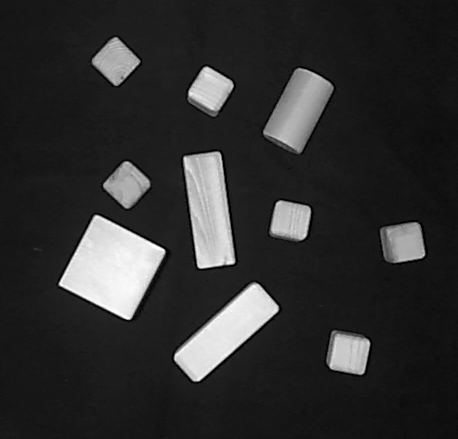
%> input picture blocks.tif, 458 x 439 px
$ octave --eval "CannyEdgeDetector;"   (GNU Octave 9; MATLAB toolbox functions it lacks are replaced by stand-ins)
%> lines starting %> are read from the running program, lines starting %| are printed output that depends on the picture; in (x1, y1, x2, y2) boxes, pixels count from 0 and x2, y2 are one past the last pixel; in counts of white or black regions, pixels touching at a corner belong together; the program's own positions count from 1
function CannyEdgeDetector()
    close all;  % Close figures
    sigma = 1.4; % Gaussian filter sigma
    highThresholdRatio = 0.275; % High threshold ratio
    lowThresholdRatio = 0.25; % Low threshold ratio OF THE high threshold

    if(~isdeployed)
      cd(fileparts(which(mfilename)));
    end

    im = imread('blocks.tif');  %Buraya resimin adres yolunu yaz
%> im is the input picture: size 439x458 uint8; min 0, max 255, mean 47
    figure;
    imshow(im);
    title('Original Image');
    %% 1. Step - Smooth with Gaussian 5x5 filter to reduce noise%%

    %Ýlk olarak Low pass Filter uyguluyoruz.
    %Resimlerdeki gürütüleri azaltýp cisim kenalarýný daha temiz bir
    %þekilde bulmamýza yarayacak.

    imG = im;
    im = double(imgaussfilt(im,sigma));
%> im: size 439x458 double
    imGaus = imgaussfilt(imG,sigma);
    figure;
    imshow(imGaus);
    title('Gaussian Filter');
    im = (im);
    %% 2. Step - Sobel ile Kenar Belirleme %%

 % Gx ve Gy Sobel Matrisleri vardýr. Bu matrisler ile resimi konvülasyona  sokarýz.

 %x ve y eksenindeki yüksek frekans deðiþimlerini yani kenar geçiþlerini
 %bulmamýza yarar.

 %Matrisler giriþ görüntüsüne ayrý ayrý uygulanabilir. Böylece her bir yön
 %için pikselin deðeri ayrý ayrý ölçülmüþ olur.

 function[A] = SobelFilter(A, filterDirection)
%> called with filterDirection = 'x'
    switch filterDirection
        case 'x'
            Gx = [-1 0 +1; -2 0 +2; -1 0 +1];
            A = imfilter(A, double(Gx), 'conv', 'replicate');
        case 'y'
            Gy = [-1 -2 -1; 0 0 0; +1 +2 +1];
            A = imfilter(A, double(Gy), 'conv', 'replicate');
        otherwise
            error('Bad filter direction - try inputs ''x'' or ''y''');
    end
end


    Gx = SobelFilter(im, 'x');
    Gy = SobelFilter(im, 'y');
%> call 2 of SobelFilter, with filterDirection = 'y'
%> in SobelFilter (call 2), `A = imfilter(A, double(Gy), 'conv', 'replicate');`:
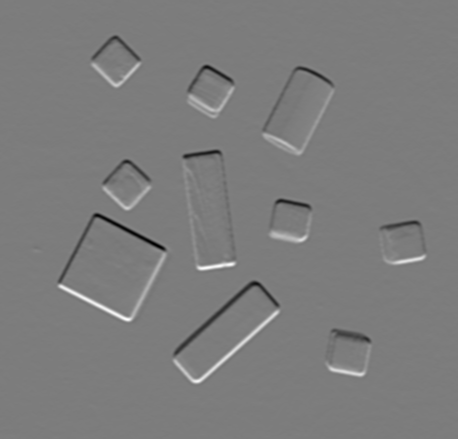
%> A: size 439x458 double; min -433, max 452, mean 0.1; drawn with min black and max white
    Gx = imgaussfilt(Gx,sigma);
    Gy = imgaussfilt(Gy,sigma);
    figure; imshow(Gx);
    title('Gx Sobel Filter');

    figure; imshow(Gy);
    title('Gy Sobel Filter');

%Daha sonra bu deðerler,Gx ve Gy, her bir noktada mutlak büyüklüðü ve yönü bulmak üzere birleþtirilir.
%Resimdeki kenar geçiþleri belirgin hale getirilir.
    Gmag = sqrt(Gx.^2 + Gy.^2);
    angle = atan2(Gy,Gx)*180/pi;
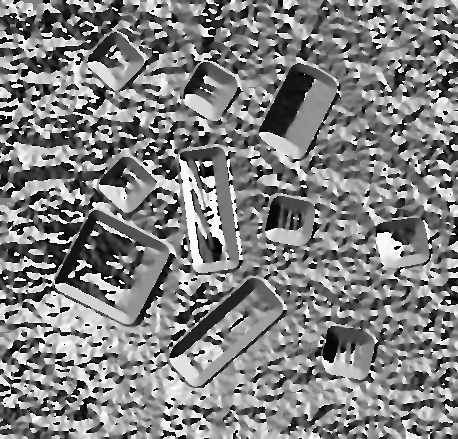
%> angle: size 439x458 double; min -180, max 180, mean 2.4; drawn with min black and max white
    figure; imshow(Gmag);
    title('Gmag');


    %% 3. Step - Non-maximum suppression

    %Oluþturulan görüntü büyük kalýn kenarlara neden olur. Ýdeal olarak, son görüntünün kenarlarý ince olmalýdýr.
%Bu nedenle, kenarlarý inceltmek için maksimum olmayan baskýlama yapmalýyýz.
%Kenar yönlerinde maksimum deðeri olan pikselleri bulunur.Diðer yan pikseldeðerleri 0'a atýlýr.


    [h,w] = size(im);
%> h = 439; w = 458
    X=[-1,0,+1 ;-1,0,+1 ;-1,0,+1];
	Y=[-1,-1,-1 ;0,0,0 ;+1,+1,+1];
    output = zeros(h,w);
    x = [0 1];
    for i=2:h-1 % row
        for j=2:w-1 % col
            if (angle(i,j)>=0 && angle(i,j)<=45) || ...
                    (angle(i,j)<-135 && angle(i,j)>=-180)
                yBot = [Gmag(i,j+1) Gmag(i+1,j+1)];
                yTop = [Gmag(i,j-1) Gmag(i-1,j-1)];
                x_est = abs(Gy(i,j)/Gmag(i,j)); % y
                if (Gmag(i,j) >= ((yBot(2)-yBot(1))*x_est+yBot(1)) && ...
                    Gmag(i,j) >= ((yTop(2)-yTop(1))*x_est+yTop(1))) % interpolation
                    output(i,j)= Gmag(i,j);
                else
                    output(i,j)=0;
                end
            elseif (angle(i,j)>45 && angle(i,j)<=90) || ...
                    (angle(i,j)<-90 && angle(i,j)>=-135)
                yBot = [Gmag(i+1,j) Gmag(i+1,j+1)];
                yTop = [Gmag(i-1,j) Gmag(i-1,j-1)];
                x_est = abs(Gx(i,j)/Gmag(i,j));
                if (Gmag(i,j) >= ((yBot(2)-yBot(1))*x_est+yBot(1)) && ...
                    Gmag(i,j) >= ((yTop(2)-yTop(1))*x_est+yTop(1)))
                    output(i,j)= Gmag(i,j);
                else
                    output(i,j)=0;
                end
            elseif (angle(i,j)>90 && angle(i,j)<=135) || ...
                    (angle(i,j)<-45 && angle(i,j)>=-90)
                yBot = [Gmag(i+1,j) Gmag(i+1,j-1)];
                yTop = [Gmag(i-1,j) Gmag(i-1,j+1)];
                x_est = abs(Gx(i,j)/Gmag(i,j));
                if (Gmag(i,j) >= ((yBot(2)-yBot(1))*x_est+yBot(1)) && ...
                    Gmag(i,j) >= ((yTop(2)-yTop(1))*x_est+yTop(1)))
                    output(i,j)= Gmag(i,j);
                else
                    output(i,j)=0;
                end
            elseif (angle(i,j)>135 && angle(i,j)<=180) || ...
                    (angle(i,j)<0 && angle(i,j)>=-45)
                yBot = [Gmag(i,j-1) Gmag(i+1,j-1)];
                yTop = [Gmag(i,j+1) Gmag(i-1,j+1)];
                x_est = abs(Gx(i,j)/Gmag(i,j));
                if (Gmag(i,j) >= ((yBot(2)-yBot(1))*x_est+yBot(1)) && ...
                    Gmag(i,j) >= ((yTop(2)-yTop(1))*x_est+yTop(1)))
                    output(i,j)= Gmag(i,j);
                else
                    output(i,j)=0;
                end
            end
        end
    end
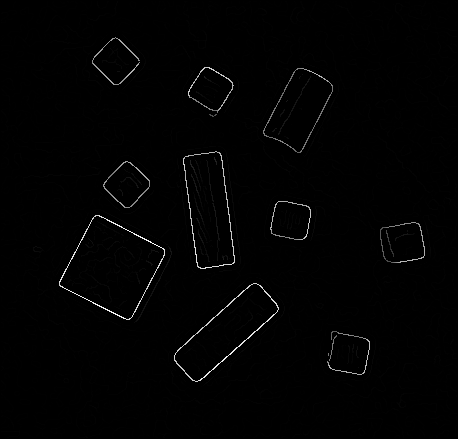
%> output: size 439x458 double; min 0, max 354.7, mean 3.4; drawn with min black and max white
%> after the loop, x_est = 0.191; yBot = [0.449 0.347]; yTop = [1.76 1.94]

    Gmag = output;
    figure; imshow(Gmag);
%> after `imshow(Gmag)`:
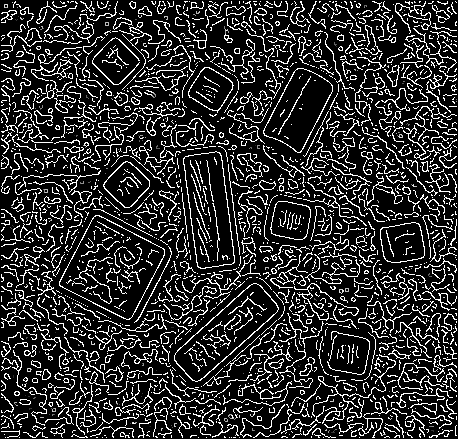
%> displayed picture: size 439x458, on the screen's scale of 0 to 255; min 0, max 255, mean 46.9
    title('Non Maximum Suppression');
    %% 4. Step - Double Thresholding
 %Çift eþik adýmý, 3 tür pikselin belirlenmesini amaçlamaktadýr: güçlü, zayýf ve konuyla ilgili olmayan.
 %Güçlü pikseller yoðunluðu o kadar yüksek olan piksellerdir; son kenara katkýda bulunduklarýndan eminiz.
 %Zayýf pikseller, yoðunluk deðeri olarak kabul edilmek için yeterli olmayan,
 %ancak kenar saptama için uygun olmadýðý düþünülebilecek kadar küçük olmayan bir yoðunluk deðerine sahip piksellerdir.
 %Diðer pikseller kenar için uygun deðildir.

 %Bu adýmdaki amaç, kenarlar ile alakasý olmayan pixsel deðerlerini 0'a göndermektir.


    highThreshold = max(max(Gmag))*highThresholdRatio;
%> highThreshold = 97.54
    lowThreshold = highThreshold*lowThresholdRatio;
%> lowThreshold = 24.38
    strongEdgesRow = zeros(1,h*w); % Keep track of the strong edge row index
    strongEdgesCol = zeros(1,h*w); % Keep track of the strong edge col index
    weakEdgesRow = zeros(1,h*w);  % Keep track of the weak edge row index
    weakEdgesCol = zeros(1,h*w);  % Keep track of the weak edge col index
    strongIndex = 1;
    weakIndex = 1;
    for i=2:h-1 % Satýr
        for j=2:w-1 % Sütun
            if Gmag(i,j) > highThreshold    % Güçlü kenar
                Gmag(i,j) = 1;
                strongEdgesRow(strongIndex) = i;
                strongEdgesCol(strongIndex) = j;
                strongIndex = strongIndex + 1;
            elseif Gmag(i,j) < lowThreshold % Kenarla alakasý olmayan pixel,
                Gmag(i,j) = 0;   % Kenarla alakasý olmayanlar silinir.
            else                            % Zayýf kenar
                weakEdgesRow(weakIndex) = i;
                weakEdgesCol(weakIndex) = j;
                weakIndex = weakIndex + 1;
            end
        end
    end
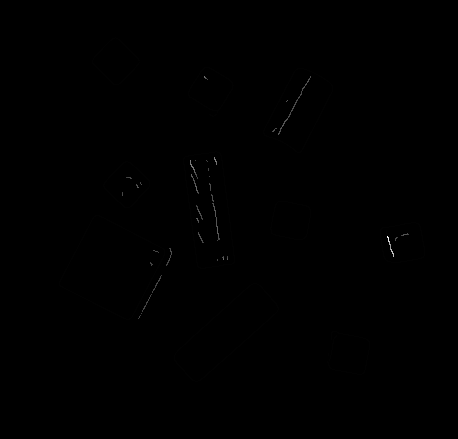
%> Gmag: size 439x458 double; 18.31% of pixels changed, all inside (x1, y1, x2, y2) = (1, 1, 457, 438); drawn with min black and max white
%> after the loop, strongIndex = 2293; weakIndex = 432
    figure; imshow(Gmag);
%> after `imshow(Gmag)`:
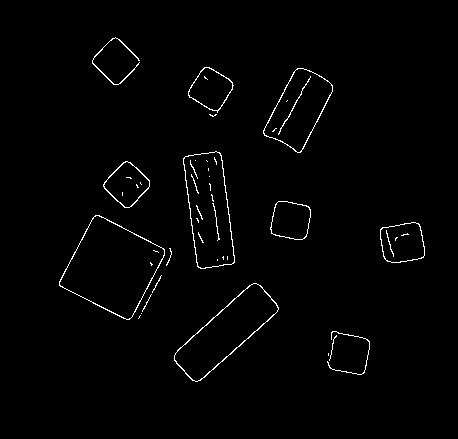
%> displayed picture: size 439x458, on the screen's scale of 0 to 255; 1.4% white in thin lines or dots, all inside (x1, y1, x2, y2) = (59, 37, 425, 382)
    title('Double Threshold');

    %% 5. Step - Edge tracking by hysteresis:
%Güçlü kenarlarýn ve zayýf kenarlarýn ne olduðunu belirlediðimize göre, hangi zayýf kenarlarýn
%gerçek kenarlar olduðunu belirlememiz gerekiyor.
%Bunu yapmak için bir kenar izleme algoritmasý gerçekleþtiriyoruz.
%Güçlü kenarlara baðlý zayýf kenarlar gerçek / gerçek kenarlar olacaktýr.
%Güçlü kenarlara baðlý olmayan zayýf kenarlar kaldýrýlacaktýr.
%Bu iþlemi hýzlandýrmak için, algoritmam zayýf ve güçlü kenarlarý izler,
%böylece güçlü kenarlarý tekrar tekrar yineleyebilir ve
%görüntüdeki her piksel boyunca yineleme yapmak yerine baðlý zayýf kenarlar olup olmadýðýný görebilirim

    set(0,'RecursionLimit',10000)
    for i=1:strongIndex-1

        Gmag = FindConnectedWeakEdges(Gmag, strongEdgesRow(i),...
            strongEdgesCol(i));
    end
    figure; imshow(Gmag);
    title('Edge Tracking Before Clean Up');

    function[Gmag] = FindConnectedWeakEdges(Gmag, row, col)
    for i = -3:1:3
        for j = -3:1:3
            if (row+i > 0) && (col+j > 0) && (row+i < size(Gmag,1)) && ...
                    (col+j < size(Gmag,2)) % Make sure we are not out of bounds
                if (Gmag(row+i,col+j) > 0) && (Gmag(row+i,col+j) < 1)
                    Gmag(row+i,col+j) = 1;
                    Gmag = FindConnectedWeakEdges(Gmag, row+i, col+j);
                end
            end
        end
    end
    end


    for i=1:weakIndex-1
        if Gmag(weakEdgesRow(i),weakEdgesCol(i)) ~= 1
            Gmag(weakEdgesRow(i),weakEdgesCol(i)) = 0;
        end
    end
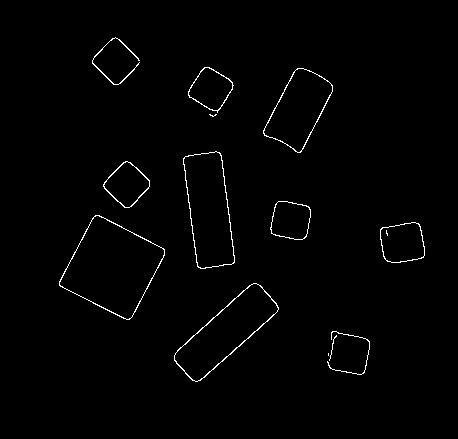
%> Gmag: size 439x458 double; values 0 (black) and 1 (white), 1.1% white in thin lines or dots, all inside (x1, y1, x2, y2) = (59, 37, 425, 382)
    figure; imshow(Gmag);
    title('Edge Tracking After Clean Up');


end
